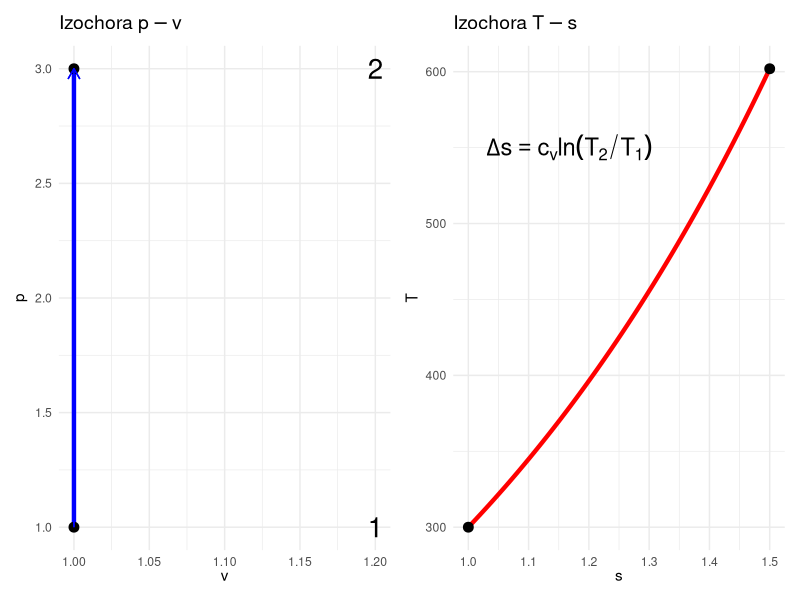
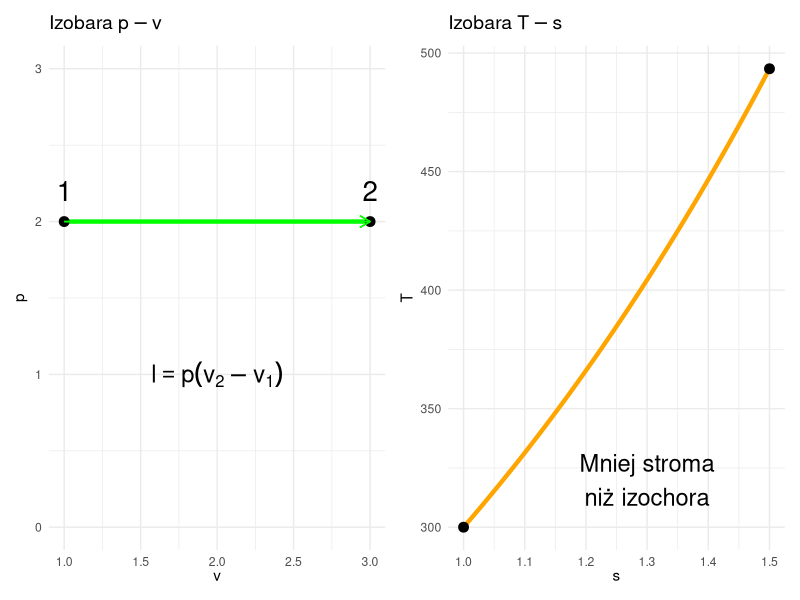
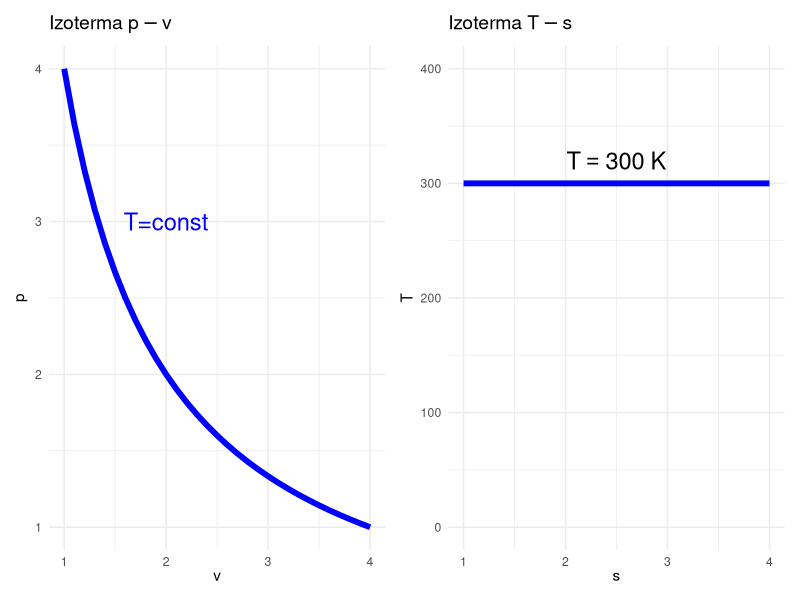
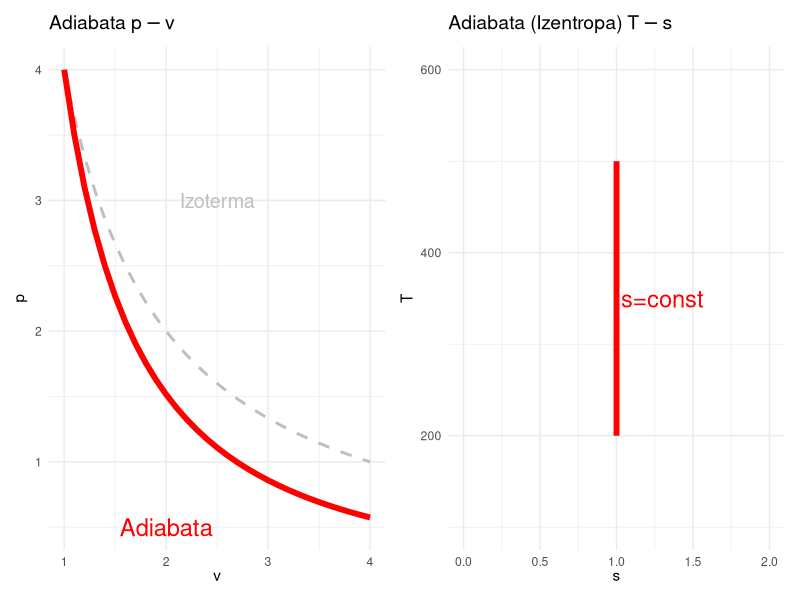
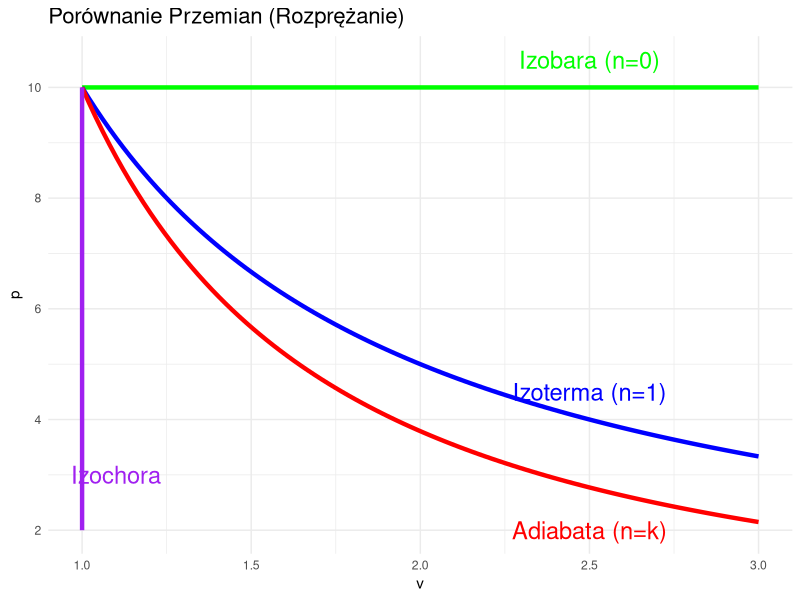

Write the R code that produced these figures, in order.
## ---- chunk 1
#| echo: false
#| fig-height: 5
#| fig-width: 8

library(ggplot2)
library(patchwork)

# Dane
p1 <- 1; p2 <- 3; v <- 1
dt_iso <- data.frame(x=c(v,v), y=c(p1,p2))

# Wykres p-v
p1_plot <- ggplot(dt_iso, aes(x=x, y=y)) +
  geom_line(color="blue", size=1.5) +
  geom_point(size=3) +
  geom_segment(aes(x=v, y=p1, xend=v, yend=p2), arrow=arrow(length=unit(0.3,"cm")), color="blue") +
  annotate("text", x=v+0.2, y=p1, label="1", size=7) +
  annotate("text", x=v+0.2, y=p2, label="2", size=7) +
  labs(title=expression("Izochora " * p-v), x=expression(v), y=expression(p)) +
  theme_minimal() + theme(plot.title=element_text(size=14))

# Wykres T-s (Krzywa wykładnicza)
s <- seq(1, 1.5, length.out=50)
T_vals <- exp((s-1)/0.718) * 300 # Przybliżenie dla powietrza
dt_ts <- data.frame(s=s, T=T_vals)

p2_plot <- ggplot(dt_ts, aes(x=s, y=T)) +
  geom_line(color="red", size=1.5) +
  geom_point(data=dt_ts[c(1,50),], size=3) +
  labs(title=expression("Izochora " * T-s), x=expression(s), y=expression(T)) +
  annotate("text", x=1.03, y=550, label="Delta*s == c[v] * ln(T[2]/T[1])", parse=TRUE, hjust=0, size=6) +
  theme_minimal() + theme(plot.title=element_text(size=14))

p1_plot + p2_plot
## ---- chunk 2
#| echo: false
#| fig-height: 5
#| fig-width: 8

# Dane
v1 <- 1; v2 <- 3; p <- 2
dt_iso <- data.frame(x=c(v1,v2), y=c(p,p))

# Wykres p-v
p1_plot <- ggplot(dt_iso, aes(x=x, y=y)) +
  geom_line(color="green", size=1.5) +
  geom_point(size=3) +
  geom_segment(aes(x=v1, y=p, xend=v2, yend=p), arrow=arrow(length=unit(0.3,"cm")), color="green") +
  annotate("text", x=v1, y=p+0.2, label="1", size=7) +
  annotate("text", x=v2, y=p+0.2, label="2", size=7) +
  # Składnia plotmath dla pola pracy
  annotate("text", x=2, y=1, label="l == p(v[2]-v[1])", parse=TRUE, size=6) + 
  labs(title=expression("Izobara " * p-v), x=expression(v), y=expression(p)) +
  ylim(0, 3) +
  theme_minimal() + theme(plot.title=element_text(size=14))

# Wykres T-s (Mniej stroma niż izochora)
s <- seq(1, 1.5, length.out=50)
T_vals_p <- exp((s-1)/1.005) * 300 # cp > cv, więc wolniejszy wzrost T
dt_ts_p <- data.frame(s=s, T=T_vals_p)

p2_plot <- ggplot(dt_ts_p, aes(x=s, y=T)) +
  geom_line(color="orange", size=1.5) +
  geom_point(data=dt_ts_p[c(1,50),], size=3) +
  labs(title=expression("Izobara " * T-s), x=expression(s), y=expression(T)) +
  annotate("text", x=1.3, y=320, label="Mniej stroma\nniż izochora", size=6) +
  theme_minimal() + theme(plot.title=element_text(size=14))

p1_plot + p2_plot
## ---- chunk 3
#| echo: false
#| fig-height: 5
#| fig-width: 8

v <- seq(1, 4, 0.1)
p <- 4/v

# p-v
p1_plot <- ggplot() + 
  geom_line(aes(x=v, y=p), size=2, color="blue") +
  annotate("text", x=2, y=3, label="T=const", color="blue", size=6) +
  labs(title=expression("Izoterma " * p-v), x=expression(v), y=expression(p)) +
  theme_minimal() + theme(plot.title=element_text(size=14))

# T-s
s <- seq(1, 4, 1)
T_val <- rep(300, 4)
p2_plot <- ggplot() +
  geom_line(aes(x=s, y=T_val), size=2, color="blue") +
  annotate("text", x=2.5, y=320, label="T == 300 ~ K", parse=TRUE, size=6) +
  labs(title=expression("Izoterma " * T-s), x=expression(s), y=expression(T)) +
  ylim(0, 400) +
  theme_minimal() + theme(plot.title=element_text(size=14))

p1_plot + p2_plot
## ---- chunk 4
#| echo: false
#| fig-height: 5
#| fig-width: 8

v <- seq(1, 4, 0.1)
# p-v
p1_plot <- ggplot() + 
  geom_line(aes(x=v, y=4/v), size=1, color="grey", linetype="dashed") +
  geom_line(aes(x=v, y=4/(v^1.4)), size=2, color="red") +
  annotate("text", x=2.5, y=3, label="Izoterma", color="grey", size=5) +
  annotate("text", x=2, y=0.5, label="Adiabata", color="red", size=6) +
  labs(title=expression("Adiabata " * p-v), x=expression(v), y=expression(p)) +
  theme_minimal() + theme(plot.title=element_text(size=14))

# T-s
s <- 1
T_adj <- seq(200, 500, 10)
p2_plot <- ggplot() +
  geom_segment(aes(x=s, y=200, xend=s, yend=500), size=2, color="red") +
  annotate("text", x=1.3, y=350, label="s=const", color="red", size=6) +
  labs(title=expression("Adiabata (Izentropa) " * T-s), x=expression(s), y=expression(T)) +
  xlim(0, 2) + ylim(100, 600) +
  theme_minimal() + theme(plot.title=element_text(size=14))

p1_plot + p2_plot
## ---- chunk 5
#| label: polyp-sun
#| echo: false
#| fig-width: 10
#| fig-height: 6

v <- seq(1, 3, length.out=100)
# Start point (1, 10)
p_0 <- rep(10, 100) # n=0
p_1 <- 10/v         # n=1
p_k <- 10 / v^1.4   # n=k

ggplot() +
  geom_line(aes(x=v, y=p_0), color="green", size=1.5) +
  geom_line(aes(x=v, y=p_1), color="blue", size=1.5) +
  geom_line(aes(x=v, y=p_k), color="red", size=1.5) +
  geom_segment(aes(x=1, y=10, xend=1, yend=2), color="purple", size=1.5) + 
  
  annotate("text", x=2.5, y=10.5, label="Izobara (n=0)", color="green", size=6) +
  annotate("text", x=2.5, y=4.5, label="Izoterma (n=1)", color="blue", size=6) +
  annotate("text", x=2.5, y=2.0, label="Adiabata (n=k)", color="red", size=6) +
  annotate("text", x=1.1, y=3, label="Izochora", color="purple", size=6) +
  
  labs(title="Porównanie Przemian (Rozprężanie)", x="v", y="p") +
  theme_minimal() + theme(plot.title=element_text(size=16))
